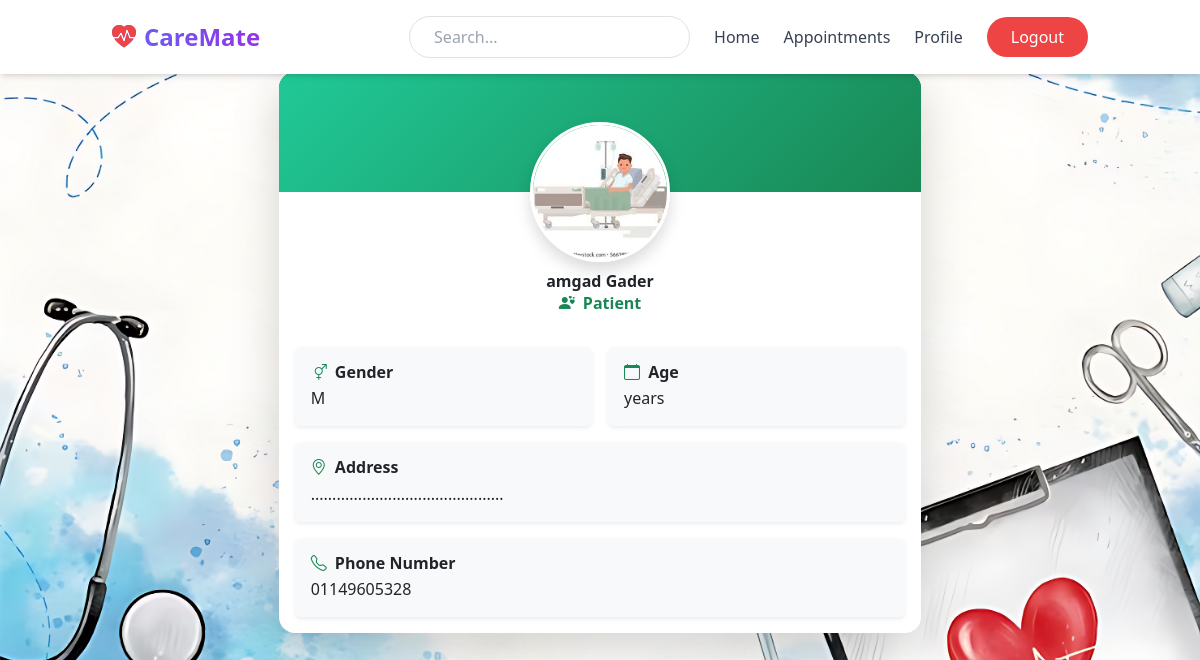
Page /dashboard/patient-profile/1/ (signed in) on the committed database.
### profile_users/models.py (models this page shows, shortened)
class PatientProfile(models.Model):
     user = models.OneToOneField(User,on_delete=models.CASCADE,related_name='patient')
     date_of_birthday = models.DateField(null=True,blank=True)
     gender = models.CharField(max_length=40,choices=[("M", "Male"), ("F", "Female")],null=True,blank=True)
     address = models.CharField(max_length=200,null=True,blank=True)
     phone_number = models.CharField(max_length=200,null=True,blank=True)
     profile_image = models.ImageField(default="patients/patient.jpeg",upload_to="patients/", blank=True, null=True)

### user_account/models.py (models this page shows, shortened)
class User(AbstractUser):
     ROLE_CHOICES = [
        ('doctor', 'Doctor'),
        ('patient', 'Patient'),
    ]
     role = models.CharField(max_length=10, choices=ROLE_CHOICES)

### dashboard/views.py (the view, shortened to what this page needs)
# urls.py: path('patient-profile/<int:pk>/',PatientProfileDashboard.as_view(),name='appointment-detail'),
@method_decorator(login_required(login_url='user_account:login'),name='dispatch')
class PatientProfileDashboard(DetailView):
     model = PatientProfile
     template_name = 'profile/profile_patient.html'
     def get_context_data(self,**kwargs):
          context = super().get_context_data(**kwargs)
          id = self.kwargs['pk']
          patient = PatientProfile.objects.get(id=id)
          context['patient'] = patient
          return context

### template/profile/profile_patient.html (shortened to what this page needs)
{% extends 'base.html' %}
{% load static %}
{% block content %}
<div class="container py-5">
  <div class="row justify-content-center">
    <div class="col-md-8">
      <div class="card shadow-lg border-0 rounded-4 overflow-hidden">
        <div class="card-body text-center position-relative">
          <div class="position-absolute top-0 start-50 translate-middle">
            {% if patient.profile_image %}
              <img src="{{ patient.profile_image.url }}" alt="Profile Image"
                   class="rounded-circle border border-3 border-white shadow"
                   style="width: 140px; height: 140px; object-fit: cover;">
            {% else %}
              <img src="{% static 'default-avatar.png' %}" alt="Profile Image"
                   class="rounded-circle border border-3 border-white shadow"
                   style="width: 140px; height: 140px; object-fit: cover;">
            {% endif %}
          </div>
          <div class="mt-5 pt-3">
            <h3 class="fw-bold text-dark">{{ patient.user.first_name }} {{ patient.user.last_name }}</h3>
            <p class="text-success fw-semibold mb-2"><i class="bi bi-person-hearts me-1"></i> Patient</p>
          </div>
          <div class="row g-3 text-start mt-3">
            <div class="col-md-6">
              <div class="p-3 bg-light rounded shadow-sm h-100">
                <h6 class="fw-semibold mb-1"><i class="bi bi-gender-ambiguous me-1 text-success"></i> Gender</h6>
                <p class="mb-0">{{ patient.gender|default:"-" }}</p>
              </div>
            </div>
            <div class="col-md-6">
              <div class="p-3 bg-light rounded shadow-sm h-100">
                <h6 class="fw-semibold mb-1"><i class="bi bi-calendar me-1 text-success"></i> Age</h6>
                <p class="mb-0">{{ age }} years</p>
              </div>
            </div>
            <div class="col-md-12">
              <div class="p-3 bg-light rounded shadow-sm h-100">
                <h6 class="fw-semibold mb-1"><i class="bi bi-geo-alt me-1 text-success"></i> Address</h6>
                <p class="mb-0">{{ patient.address|default:"-" }}</p>
              </div>
            </div>
            <div class="col-md-12">
              <div class="p-3 bg-light rounded shadow-sm h-100">
                <h6 class="fw-semibold mb-1"><i class="bi bi-telephone me-1 text-success"></i> Phone Number</h6>
                <p class="mb-0">{{ patient.phone_number|default:"-" }}</p>
              </div>
            </div>
          </div>
        </div>
      </div>
    </div>
  </div>
</div>
{% endblock %}

### rows in the picture
PatientProfile: profile_image (picture), user.first_name "amgad", user.last_name "Gader", gender "M", address ".............................................", phone_number "01149605328"
